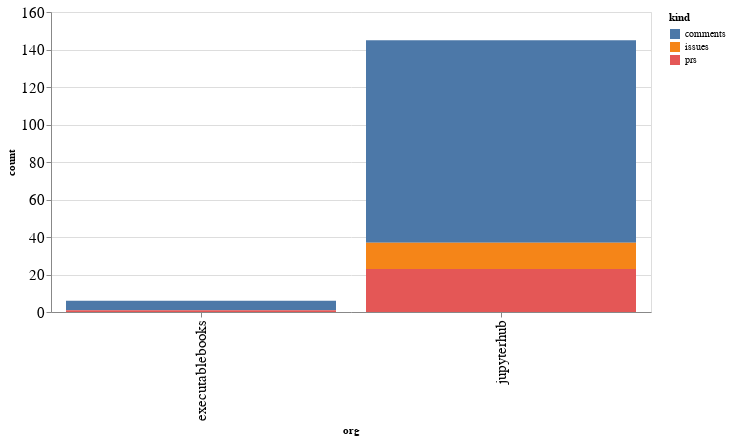

The notebook cell saved with this chart:
### Code cell
alt.Chart(org_summaries, width=600).mark_bar().encode(
    x='org',
    y='count',
    color='kind',
    tooltip="org"
)

### Figure 1 — Vega-Lite specification as saved in the notebook (floating-point values rounded to 4 significant figures)
{"config": {"axisLeft": {"labelFontSize": 15}, "axisBottom": {"labelFontSize": 15}}, "data": {"name": "data-d93e576e53cf25b31634cd53ba5c49a6"}, "mark": "bar", "encoding": {"color": {"type": "nominal", "field": "kind"}, "tooltip": {"type": "nominal", "field": "org"}, "x": {"type": "nominal", "field": "org"}, "y": {"type": "quantitative", "field": "count"}}, "width": 600, "$schema": "https://vega.github.io/schema/vega-lite/v4.8.1.json", "datasets": {"data-d93e576e53cf25b31634cd53ba5c49a6": [{"org": "executablebooks", "kind": "comments", "count": 5}, {"org": "executablebooks", "kind": "prs", "count": 1}, {"org": "jupyterhub", "kind": "comments", "count": 108}, {"org": "jupyterhub", "kind": "issues", "count": 14}, {"org": "jupyterhub", "kind": "prs", "count": 23}]}}
